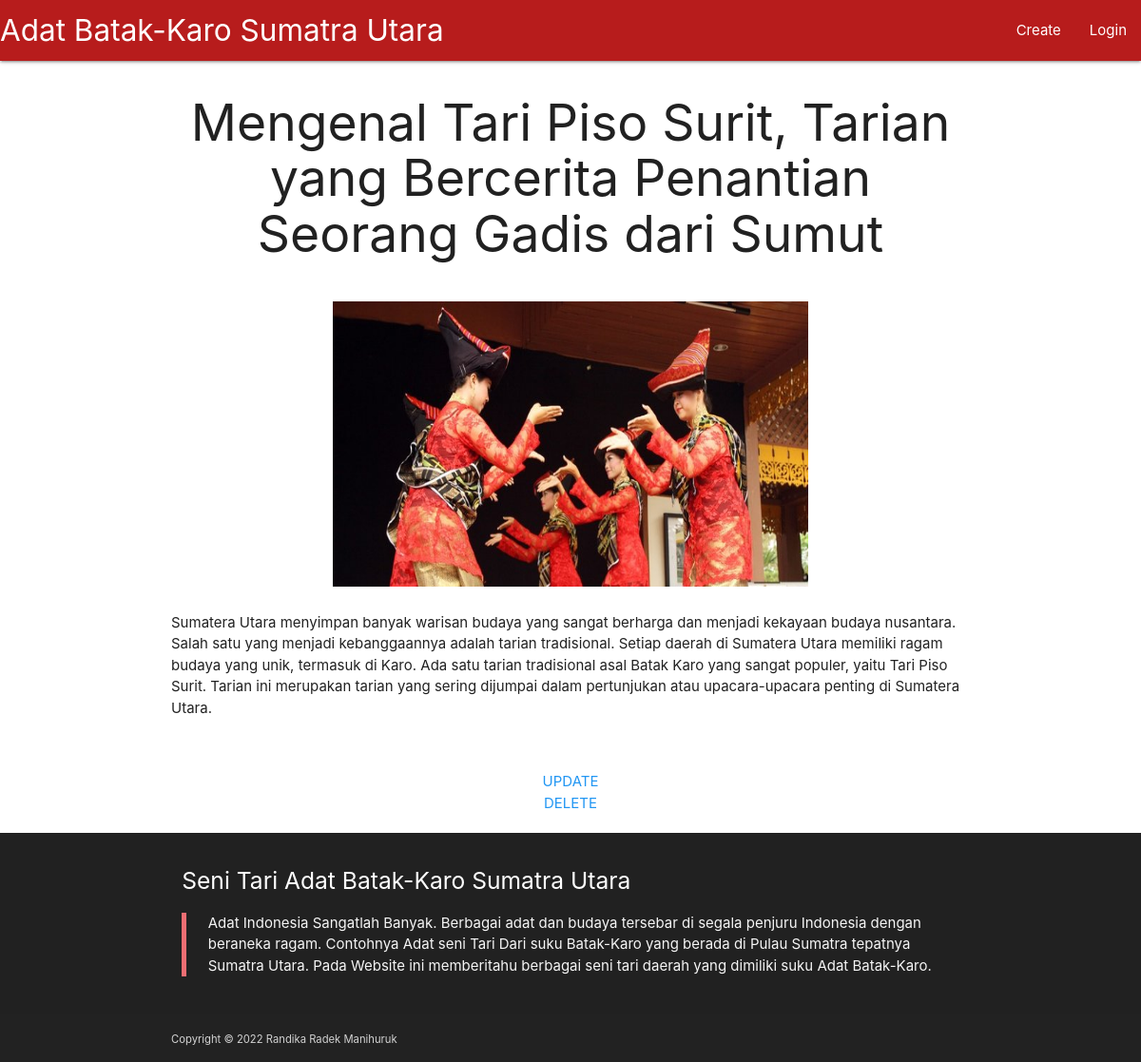
Screenshot of /welcome/index/item626171e3991272.23556055 with the database file from the repository.
### tables this page shows
CREATE TABLE `post` (
  `id` varchar(30) NOT NULL,
  `name` varchar(100) NOT NULL,
  `description` text NOT NULL,
  `filename` varchar(35) NOT NULL
);

### application/controllers/Welcome.php (called while the page is built, shortened)
<?php
class Welcome extends CI_Controller {
 public function __construct()
 {
  $this->load->model('M_welcome', 'model');
  $this->load->helper('url');
  $this->load->library('session');
 }
 public function index($id=FALSE)
 {
  if ($id===FALSE){
   $data['home_post'] = $this->model->read();
   $this->load->view('header');
   $this->load->view('home', $data);
   $this->load->view('footer');
  } else{
   $data['post'] = $this->model->read($id);
   $this->load->view('header');
   $this->load->view('post', $data);
   $this->load->view('footer');
  }
    }
}

### index.php (called while the page is built, shortened)
<?php
require_once BASEPATH.'core/CodeIgniter.php';

### application/models/M_welcome.php (called while the page is built, shortened)
<?php
class M_welcome extends CI_Model {
    public function read($id=FALSE){
        if ($id===FALSE){
            return $this->db->get('post')->result_array();
        }else{
            $query = $this->db->get_where('post', array('id' => $id));
            return $query->row();
        }
    }
}

### application/views/post.php (the view)
<div class="row">
 <div class="col s12">
  <div class="row center">
   <h2><?= $post->name; ?></h1>
  </div>
  <div class="row center">
   <img src="<?= site_url('upload/post/'.$post->filename); ?>" alt="Post's Image" width="500vw" height="300vh">
  </div>
  <div class="row">
   <p><?= $post->description; ?></p>
  </div>
 </div>
</div>
<div class="row">
 <div class="center col s12">
  <a href="<?= site_url('welcome/update/' .$post->id)?>" class="blue-text">UPDATE</a>
 </div>
  <div class="center col s12">
  <a href="<?= site_url('welcome/delete/' .$post->id)?>" class="blue-text">DELETE</a>
 </div>
</div>

### application/views/footer.php (style rules this page uses)
body { display: flex; min-height: 100vh; flex-direction: column; }

### rows the page displays
post: name "Mengenal Tari Piso Surit, Tarian yang Bercerita Penantian Seorang Gadis dari Sumut", filename (picture), description "Sumatera Utara menyimpan banyak warisan budaya yang sangat berharga dan menjadi kekayaan budaya nusantara. Salah satu yang menjadi kebanggaannya adalah tarian tradisional. Setiap daerah di Sumatera Utara memiliki ragam budaya yang unik, termasuk di Karo. Ada satu tarian tradisional asal Batak Karo yang sangat populer, yaitu Tari Piso Surit. Tarian ini merupakan tarian yang sering dijumpai dalam pertunjukan atau upacara-upacara penting di Sumatera Utara."
